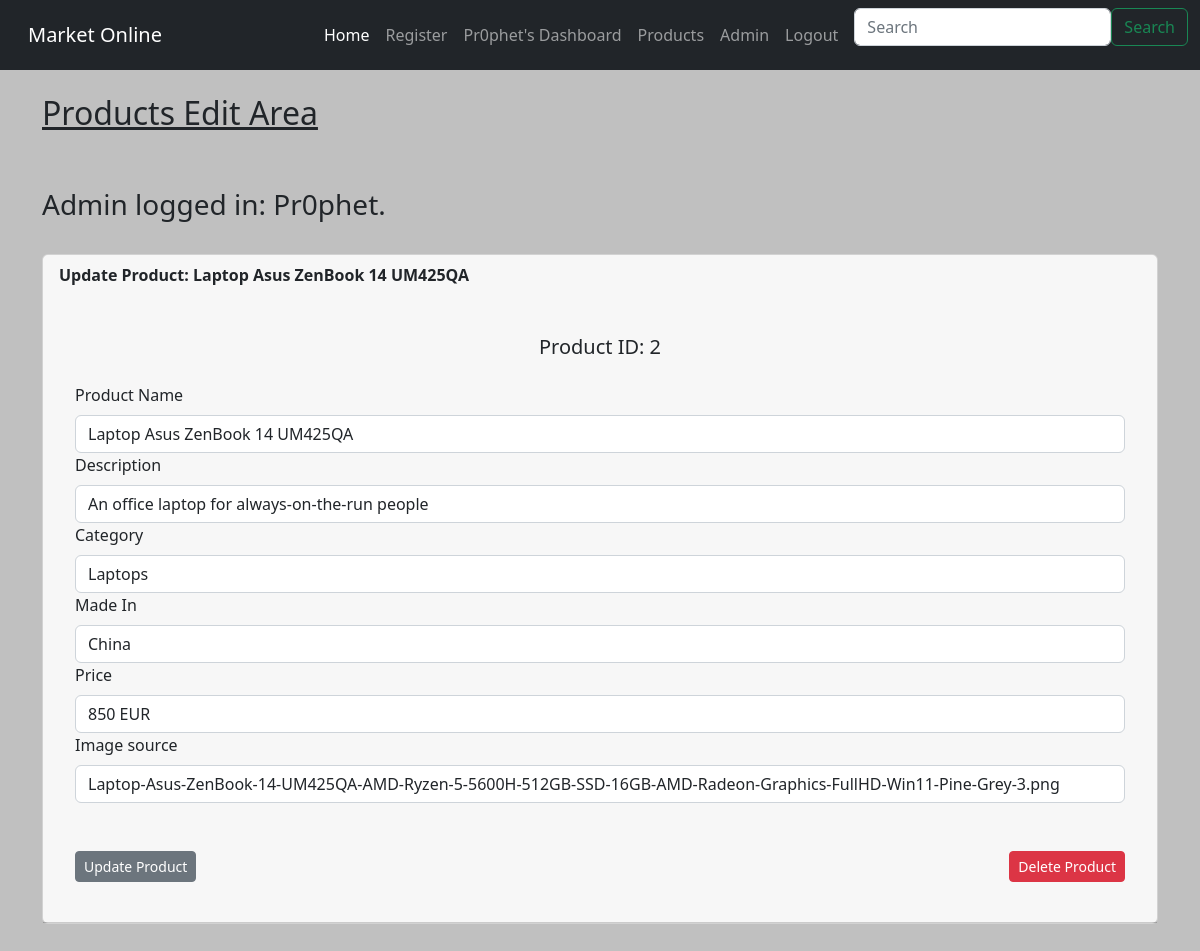
Before: /edit_product/2 (signed in) with the older database file.
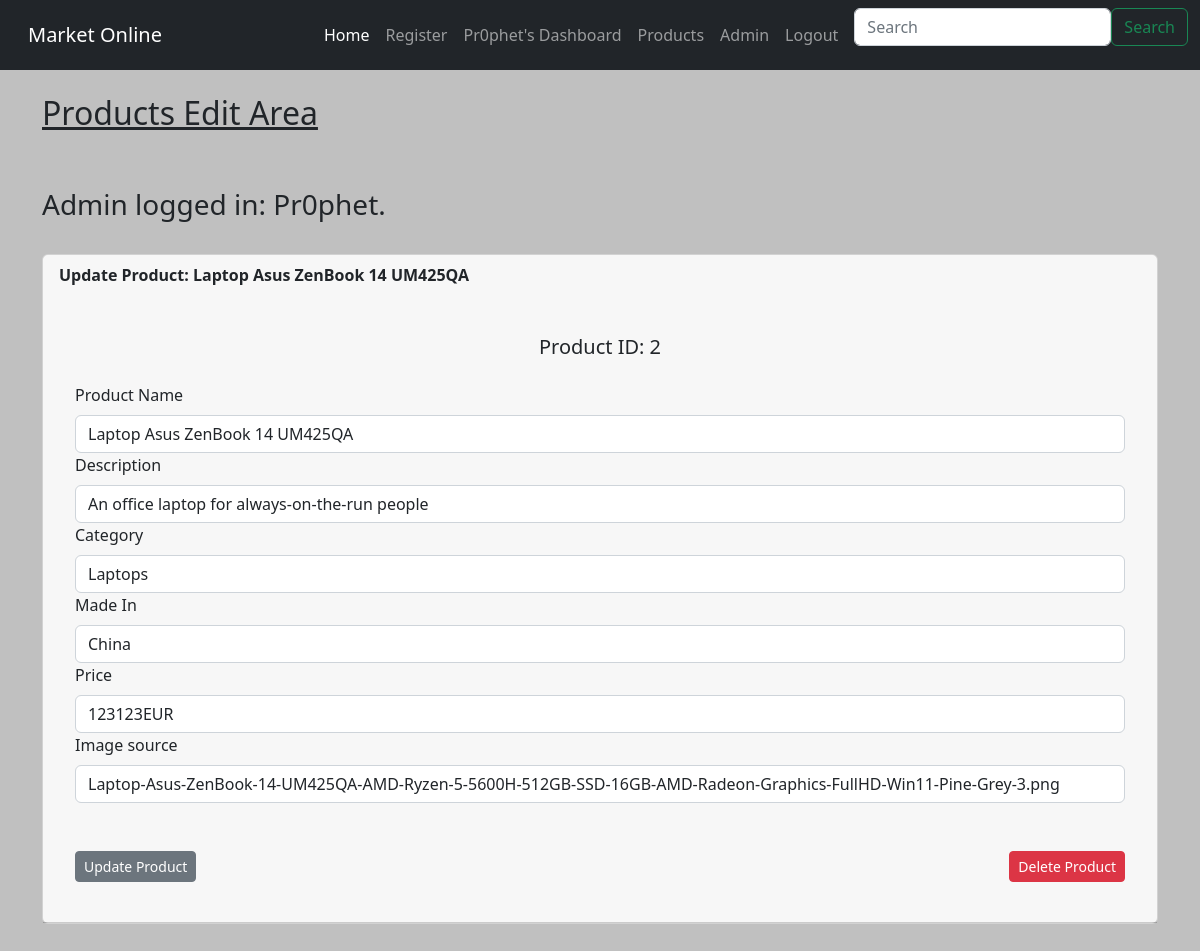
After: the same page with the newer database file.
### app.py (models this page shows)
class Products(db.Model):
    id = db.Column(db.Integer(), primary_key=True)
    product_name = db.Column(db.String(200))
    description = db.Column(db.String(200))
    category = db.Column(db.String(200))
    origin = db.Column(db.String(200))
    price = db.Column(db.String(200))
    image = db.Column(db.String(200))
    date_added = db.Column(db.String())

### app.py (the view, shortened to what this page needs)
@app.route("/edit_product/<int:id>", methods=["GET", "POST"])
@login_required
def edit_product(id):
    form = EditProduct()
    all_products = Products.query.order_by(Products.date_added)
    to_edit = Products.query.get_or_404(id)
    return render_template("edit_product.html",
                           to_edit=to_edit,
                           all_products=all_products,
                           id=id,
                           form=form)

### app.py
class EditProduct(FlaskForm):
    product_name = StringField("Product Name", validators=[InputRequired()])
    description = StringField("Description", validators=[InputRequired()])
    category = StringField("Category", validators=[InputRequired()])
    origin = StringField("Made In", validators=[InputRequired()])
    price = StringField("Price", validators=[InputRequired()])
    image = StringField("Image source", validators=[InputRequired()])
    edit = SubmitField("Update Product")
    edit = SubmitField("Delete Product")

### app.py (called while the page is built)
@login_manager.user_loader
def load_user(user_id):
    return Users.query.get(int(user_id))

### templates/edit_product.html (shortened to what this page needs)
{% extends "base.html" %}
{% block content %}
<div class="col-sm-9 col-sm-9-offset-3 col-md-10 col-md-offset-2 main">
    <h2 class="page-header"><u>Products Edit Area</u></h2>
    <br/><br/>
    <h3 class="page-header">Admin logged in: {{ current_user.username }}.</h3>
    <br/>
</div>
<div class="card">
<div class="card-header">
      <strong>Update Product: {{ to_edit.product_name }}</strong>
    <br/><br/><br/>
    <h5><center>Product ID: {{ to_edit.id }}</center></h5>
    <div class="card-body">
        <form action="/edit_product/{{ to_edit.id }}" method="POST">
            {{ form.product_name.label(class="form-label") }}
            {{ form.product_name(class="form-control", value=to_edit.product_name) }}
            {{ form.description.label(class="form-label") }}
            {{ form.description(class="form-control", value=to_edit.description) }}
            {{ form.category.label(class="form-label") }}
            {{ form.category(class="form-control", value=to_edit.category) }}
            {{ form.origin.label(class="form-label") }}
            {{ form.origin(class="form-control", value=to_edit.origin) }}
            {{ form.price.label(class="form-label") }}
            {{ form.price(class="form-control", value=to_edit.price) }}
            {{ form.image.label(class="form-label") }}
            {{ form.image(class="form-control", value=to_edit.image) }}
            <br/><br/>
            {{ form.edit(class="btn btn-sm btn-secondary", value="Update Product") }}
            {{ form.edit(class="btn btn-right btn-sm btn-danger", value="Delete Product") }}
        </form>
    </div>
</div>
</div>
<br/><br/>
{% endblock %}

Changed rows visible on the page:
changed Products "Laptop Asus ZenBook 14 UM425QA": price "850 EUR" → "123123EUR"
